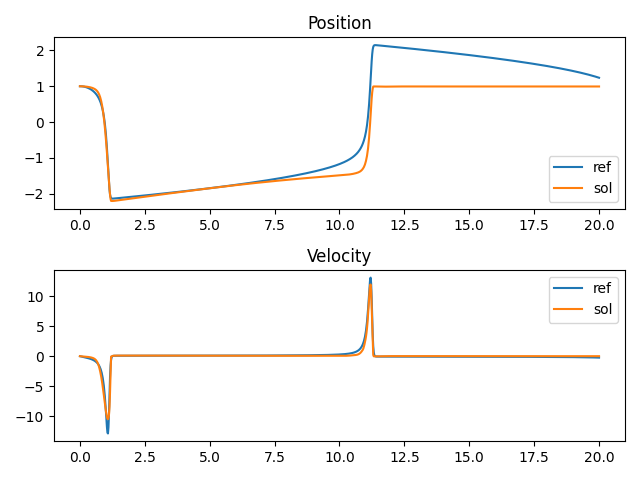

The Python source for this figure:
import numpy as np
from matplotlib import pyplot as plt
from scipy.optimize import minimize
import jax
from jax import random, jit, flatten_util, numpy as jnp
from flax import linen as nn
from flax.core import freeze, unfreeze
from typing import Sequence
import os
import sys
import time

# To use the plot_results file we need to add the uppermost folder to the PYTHONPATH
# Only Works if file gets called from 00_Code
sys.path.insert(0, os.getcwd())
from plot_results import plot_results, get_plot_path

'''
Naming Conventions:
    z       refers to the state
    x       refers to the location variable of the state
    v       refers to the velocity variable of the state
    t       refers to time
    f       refers to the ode function
    g       refers to the inner part of the loss function: loss = sum(g) / loss = integral(g)
    d       refers to a total derivative
    del     refers to a partial derivative
    adj     refers to the adjoint state
    phi     collection of physical parameters (kappa, mu, mass)
    theta   collection of neural network parameters
    '''

# this only works on startup!
from jax.config import config
config.update("jax_enable_x64", True)


# @jit
# def ode(z, t, ode_parameters):
#     '''Calculates the right hand side of the original ODE.'''
#     kappa = ode_parameters[0]
#     mu = ode_parameters[1]
#     mass = ode_parameters[2]
#     derivative = jnp.array([z[1],
#                            -kappa*z[0]/mass + (mu*(1-z[0]**2)*z[1])/mass + 1.2*jnp.cos(0.628*t)])
#     return derivative

# @jit
# def hybrid_ode(z, t, ode_parameters, nn_parameters):
#     '''Calculates the right hand side of the hybrid ODE, where
#     the damping term is replaced by the neural network'''
#     kappa = ode_parameters[0]
#     mu = ode_parameters[1]
#     mass = ode_parameters[2]
#     derivative = jnp.array([jnp.array((z[1],)),
#                             jnp.array((-kappa*z[0]/mass,)) + jitted_neural_network(nn_parameters, z) + jnp.array(1.2*jnp.cos(0.628*t))] ).flatten()
#     return derivative

@jit
def ode(z, t, ode_parameters):
    '''Calculates the right hand side of the original ODE.'''
    kappa = ode_parameters[0]
    mu = ode_parameters[1]
    mass = ode_parameters[2]
    derivative = jnp.array([z[1],
                           -kappa*z[0]/mass + (mu*(1-z[0]**2)*z[1])/mass])
    return derivative

@jit
def hybrid_ode(z, t, ode_parameters, nn_parameters):
    '''Calculates the right hand side of the hybrid ODE, where
    the damping term is replaced by the neural network'''
    kappa = ode_parameters[0]
    mu = ode_parameters[1]
    mass = ode_parameters[2]
    derivative = jnp.array([jnp.array((z[1],)),
                            jnp.array((-kappa*z[0]/mass,)) + jitted_neural_network(nn_parameters, z)]).flatten()
    return derivative

@jit
def adjoint_ode(adj, z, z_ref, t, ode_parameters, nn_parameters):
    '''Calculates the right hand side of the adjoint system.'''
    df_dz = jax.jacobian(hybrid_ode, argnums=0)(z, t, ode_parameters, nn_parameters)
    dg_dz = jax.grad(g, argnums=0)(z, z_ref, ode_parameters, nn_parameters)
    d_adj = - df_dz.T @ adj - dg_dz
    return d_adj

def g(z, z_ref, ode_parameters, nn_parameters):
    '''Calculates the inner part of the loss function.

    This function can either take individual floats for z
    and z_ref or whole numpy arrays'''
    return jnp.sum(0.5 * (z_ref - z)**2, axis = 0)

def J(z, z_ref, ode_parameters, nn_parameters):
    '''Calculates the complete loss of a trajectory w.r.t. a reference trajectory'''
    return np.sum(g(z, z_ref, ode_parameters, nn_parameters))

def f_euler(z0, t, ode_parameters):
    '''Applies forward Euler to the original ODE and returns the trajectory'''
    z = np.zeros((t.shape[0], 2))
    z[0] = z0
    for i in range(len(t)-1):
        dt = t[i+1] - t[i]
        z[i+1] = z[i] + dt * ode(z[i], t[i], ode_parameters)
    return z

def hybrid_euler(z0, t, ode_parameters, nn_parameters):
    '''Applies forward Euler to the hybrid ODE and returns the trajectory'''
    z = np.zeros((t.shape[0], 2))
    z[0] = z0
    times = []
    for i in range(len(t)-1):
        dt = t[i+1] - t[i]
        start = time.time()
        z[i+1] = z[i] + dt * hybrid_ode(z[i], t[i], ode_parameters, nn_parameters)
        end = time.time()
        times.append(end-start)
    mean_time = np.asarray(times).mean()
    print(f'Mean calculation time for ode step and jacobians: {mean_time}')
    return z

def adj_euler(a0, z, z_ref, t, ode_parameters, nn_parameters):
    '''Applies forward Euler to the adjoint ODE and returns the trajectory'''
    a = np.zeros((t.shape[0], 2))
    a[0] = a0
    times = []
    for i in range(len(t)-1):
        dt = t[i+1] - t[i]
        start = time.time()
        a[i+1] = a[i] + dt * adjoint_ode(a[i], z[i], z_ref[i], t[i], ode_parameters, nn_parameters)
        end = time.time()
        times.append(end-start)
    times = np.asarray(times).mean()
    print(f'Mean time for one adjoint step: {times}')
    return a

# Vectorize the  jacobian df_dtheta for all time points
df_dtheta_function = lambda z, t, phi, theta: jax.jacobian(hybrid_ode, argnums=3)(z, t, phi, theta)
vectorized_df_dtheta_function = jit(jax.vmap(df_dtheta_function, in_axes=(0, 0, None, None)))

# Vectorize the  jacobian dg_dtheta for all time points
dg_dtheta_function = lambda z, z_ref, phi: jax.grad(g, argnums=3)(z, z_ref, phi)
vectorized_dg_dtheta_function = jit(jax.vmap(dg_dtheta_function, in_axes=(0, 0, None, None)))

# The Neural Network structure class
class ExplicitMLP(nn.Module):
  features: Sequence[int]

  def setup(self):
    # we automatically know what to do with lists, dicts of submodules
    self.layers = [nn.Dense(feat) for feat in self.features]
    # for single submodules, we would just write:
    # self.layer1 = nn.Dense(feat1)

  def __call__(self, inputs):
    x = inputs
    for i, lyr in enumerate(self.layers):
      x = lyr(x)
      if i != len(self.layers) - 1:
        x = nn.relu(x)
    return x


def function_wrapper(nn_parameters, args):
    '''This is a function wrapper for the optimisation function. It returns the
    loss and the jacobian'''

    # Unpack the arguments
    t = args[0]
    z0 = args[1]
    z_ref = args[2]
    ode_parameters = args[3]
    unravel_pytree = args[4]
    epoch = args[5]

    start = time.time()
    # Get the parameters out of the neural network tree structure into an array
    nn_parameters = unravel_pytree(nn_parameters)

    # Calculate the reference solution (could do this out of the the function wrapper)
    # calculate the prediction of the hybrid model and calculate the loss w.r.t. the reference
    z = hybrid_euler(z0, t, ode_parameters, nn_parameters)
    loss = J(z, z_ref, ode_parameters, nn_parameters)

    # adjoint always has the initial condition of all 0s.
    a0 = np.array([0, 0])
    # Calculate the adjoint solution to the problem
    adj_start = time.time()
    adjoint = adj_euler(a0, np.flip(z, axis=0), np.flip(z_ref, axis=0), np.flip(t), ode_parameters, nn_parameters)
    adjoint = np.flip(adjoint, axis=0)
    adj_time = time.time() - start
    print(f'Adjoint time: {adj_time}')
    # Calculate the gradient of the hybrid ode with respect to the nn_parameters
    df_dtheta_trajectory = vectorized_df_dtheta_function(z, t, ode_parameters, nn_parameters)

    # For loop probably not the fastest; Pytree probably better
    # Matrix multiplication of adjoint variable with jacobian
    df_dtheta_trajectory = unfreeze(df_dtheta_trajectory)

    for layer in df_dtheta_trajectory['params']:
        # Sum the matmul result over the entire time_span to get the final gradients
        df_dtheta_trajectory['params'][layer]['bias'] = np.einsum("iN,iNj->j", adjoint, df_dtheta_trajectory['params'][layer]['bias'])
        df_dtheta_trajectory['params'][layer]['kernel'] = np.einsum("iN,iNjk->jk", adjoint, df_dtheta_trajectory['params'][layer]['kernel'])

    df_dtheta = df_dtheta_trajectory

    dJ_dtheta = df_dtheta

    flat_dJ_dtheta, _ = flatten_util.ravel_pytree(dJ_dtheta)
    end = time.time()
    time_opt_step = end-start
    # print(f'Time completet step: {time_opt_step}')
    print(f'Epoch: {epoch}, Loss: {loss:.5f}, Time: {time_opt_step}')
    epoch += 1
    args[5] = epoch
    return loss, flat_dJ_dtheta

t = np.linspace(0.0, 20.0, 1001)
z0 = np.array([1.0, 0.0])
ode_parameters_ref = np.asarray([1.0, 8.53, 1.0])
ode_parameters = np.asarray([1.0, 1.0, 1.0])


layers = [40, 40, 1]
#NN Parameters
key1, key2 = random.split(random.PRNGKey(0), 2)
# Input size is guess from input during init
neural_network = ExplicitMLP(features=layers)
nn_parameters = neural_network.init(key2, np.zeros((1, 2)))
jitted_neural_network = jax.jit(lambda p, x: neural_network.apply(p, x))
# nn_parameters = unfreeze(nn_parameters)
flat_nn_parameters, unravel_pytree = flatten_util.ravel_pytree(nn_parameters)
epoch = 0

z_ref = f_euler(z0, t, ode_parameters_ref)

# Put all arguments the optimization needs into one array for the minimize function
args = [t, z0, z_ref, ode_parameters, unravel_pytree, epoch]

# Possible methods include: BFGS, SLSQP, L-BFGS-B, CG
method = 'SLSQP'
res = minimize(function_wrapper, flat_nn_parameters, method=method, jac=True, args=args, options={'maxiter': 1000})

flat_nn_parameters = res['x']
nn_parameters = unravel_pytree(flat_nn_parameters)

print(res)

z = hybrid_euler(z0, t, ode_parameters_ref, nn_parameters)

fig = plt.figure()
x_ax, v_ax = fig.subplots(2,1)
x_ax.set_title('Position')
x_ax.plot(t, z_ref[:,0], label='ref')
v_ax.plot(t, z_ref[:,1], label='ref')
v_ax.set_title('Velocity')
x_ax.plot(t, z[:,0], label='sol')
v_ax.plot(t, z[:,1], label='sol')
x_ax.legend()
v_ax.legend()
fig.tight_layout()

path = os.path.abspath(__file__)
plot_path = get_plot_path(path)
plot_results(t, z, z_ref, plot_path)
